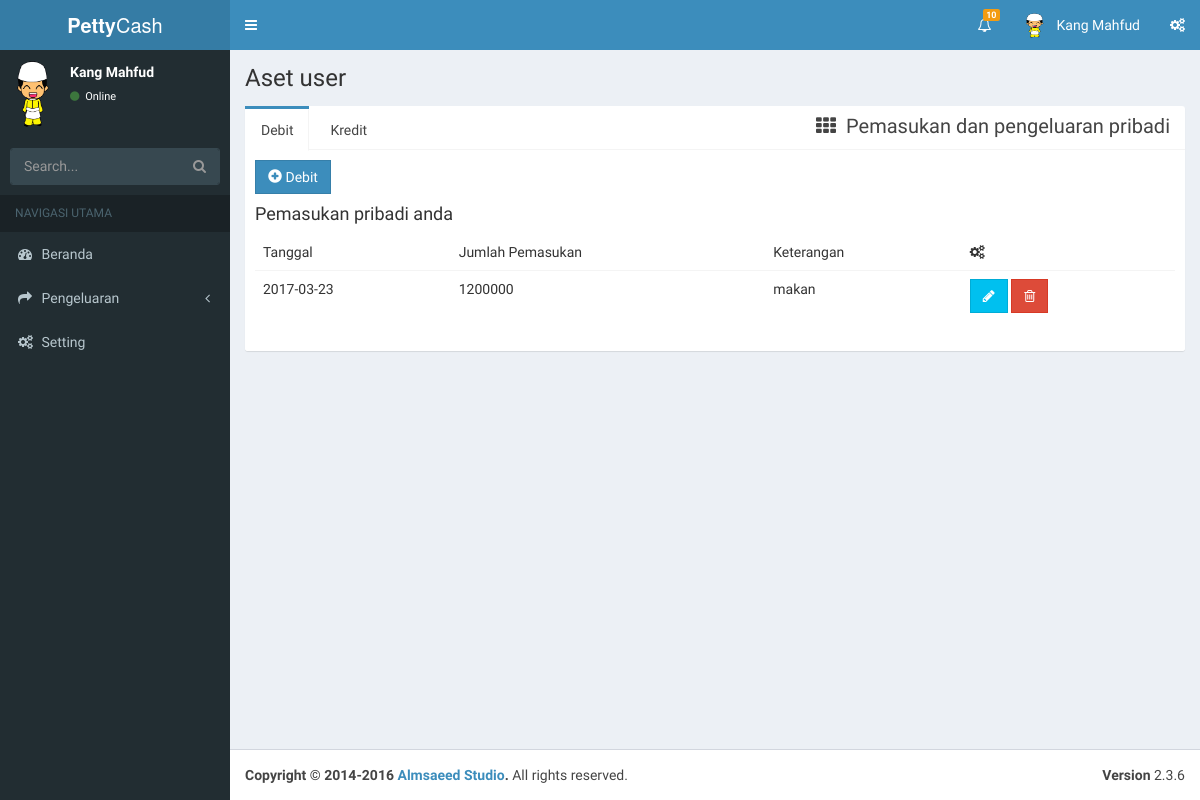
Page /index.php/user_aset on the earlier database version.
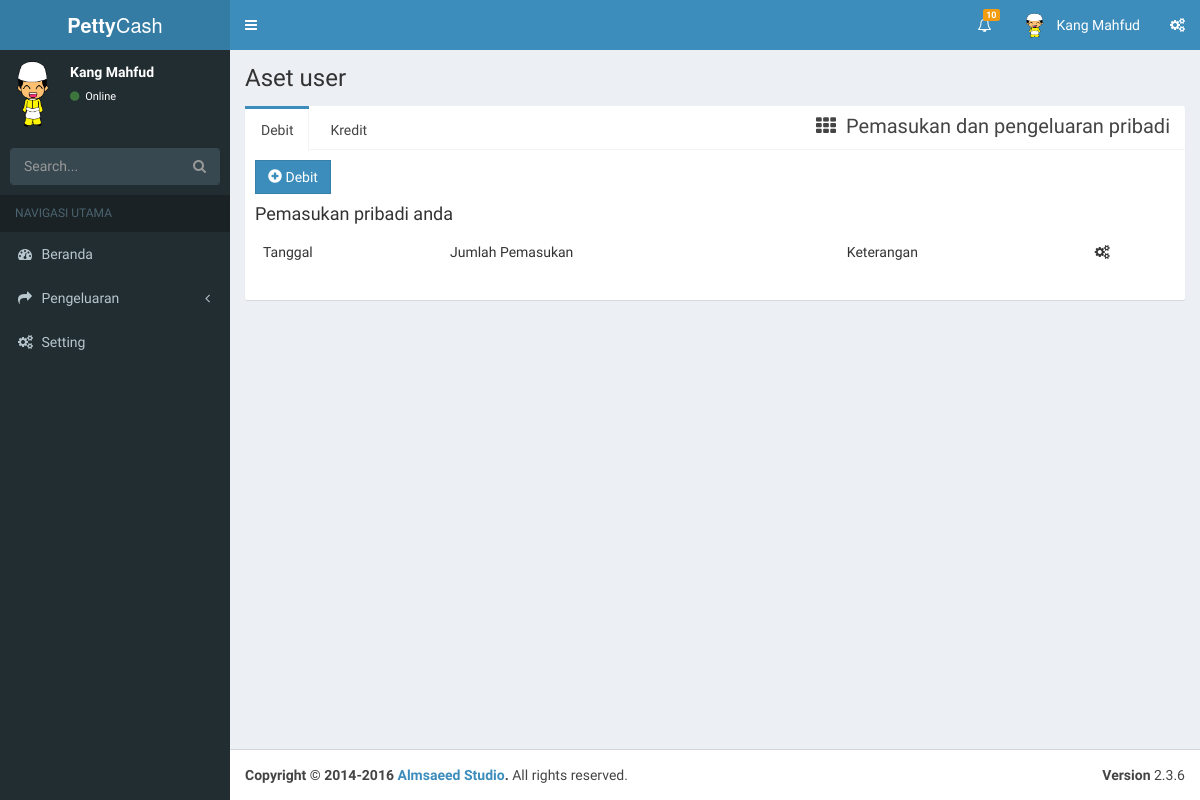
Same page on the later database version.
### tables this page shows
CREATE TABLE IF NOT EXISTS `pengeluaran_pribadi` (
  `id_pengeluaran_pribadi` int(11) NOT NULL AUTO_INCREMENT,
  `id_user` int(11) NOT NULL,
  `tanggal` datetime DEFAULT NULL,
  `kredit` double DEFAULT NULL,
  `debit` double DEFAULT NULL,
  `keterangan` text,
  PRIMARY KEY (`id_pengeluaran_pribadi`),
  KEY `pengeluaran_user` (`id_user`)
);

### application/controllers/user_aset.php (called while the page is built, shortened)
<?php defined('BASEPATH')OR exit('akses di tolak pada halaman ini');
class User_aset extends CI_Controller
{
  function __construct()
  {
    $this->load->model('User_m','aset');
  }
  public function index()
  {
    $data['debit'] = $this->aset->getAllDebit();
    $data['kredit']= $this->aset->getAllKredit();
    $this->load->view('attribute/header_user');
    $this->load->view('user/aset', $data);
    $this->load->view('attribute/footer_user');
  }
}
 ?>

### index.php (called while the page is built, shortened)
<?php
require_once BASEPATH.'core/CodeIgniter.php';

### application/models/user_m.php (called while the page is built, shortened)
<?php defined('BASEPATH')OR exit('no direct script access allowed');
 class User_m extends CI_Model
 {
 	public function getAllDebit()
 	{
 		$data = $this->db->query("SELECT id_pengeluaran_pribadi,tanggal,debit,keterangan FROM pengeluaran_pribadi  where debit NOT IN (0)");
 		if ($data) {
 			return $data->result_array();
 		}else{
 			return false;
 		}
 	}
 } ?>

### application/views/user/aset.php (the view, shortened to what this page needs)
<div class="content-wrapper">
  <section class="content-header">
    <h1>Aset user</h1>
  </section>
  <section class="content">
        <div class="nav-tabs-custom">
          <ul class="nav nav-tabs">
            <li class="active"><a href="#tab1-1" data-toggle="tab">Debit</a></li>
            <li><a href="#tab2" data-toggle="tab">Kredit</a></li>
            <li class="pull-right header"><i class="fa fa-th"></i>&nbsp;Pemasukan dan pengeluaran pribadi</li>
          </ul>
          <div class="tab-content">
            <div class="tab-pane active" id="tab1-1">
              <button type="button" class="btn btn-primary btn-flat" data-toggle="modal" data-target="#debit"><span class="glyphicon glyphicon-plus-sign"></span>&nbsp;Debit</button>
              <h4>Pemasukan pribadi anda</h4>
              <table class="table table-hover">
                <thead>
                  <tr>
                    <td>Tanggal</td>
                    <td>Jumlah Pemasukan</td>
                    <td>Keterangan</td>
                    <td><span class="fa fa-cogs"></span></td>
                  </tr>
                </thead>
                <tbody id="tabel_debit">
                <?php foreach ($debit as $data): ?>
                  <tr>
                    <td><?php echo $data['tanggal']; ?></td>
                    <td><?php echo $data['debit'] ?></td>
                    <td><?php echo $data['keterangan'] ?></td>
                    <td>
                      <a href="javascript:;" class="btn btn-info btn-flat edit_debitU" data="<?php echo $data['id_pengeluaran_pribadi'] ?>" ><span class="fa fa-pencil"></span></a>
                      <a href="<?php echo base_url('user_aset/deleteDebit/'.$data['id_pengeluaran_pribadi']) ?>" class="btn btn-danger btn-flat" onclick="return confirm('anda yakin akan menghapus data ini ?')"><span class="fa fa-trash-o"></span></a>
                    </td>
                  </tr>
                <?php endforeach ?>
                </tbody>
              </table>
            </div>
          </div>
        </div>
  </section>
</div>

Differences in the rows shown:
removed pengeluaran_pribadi: tanggal "2017-03-23", debit "1200000", keterangan "makan"
